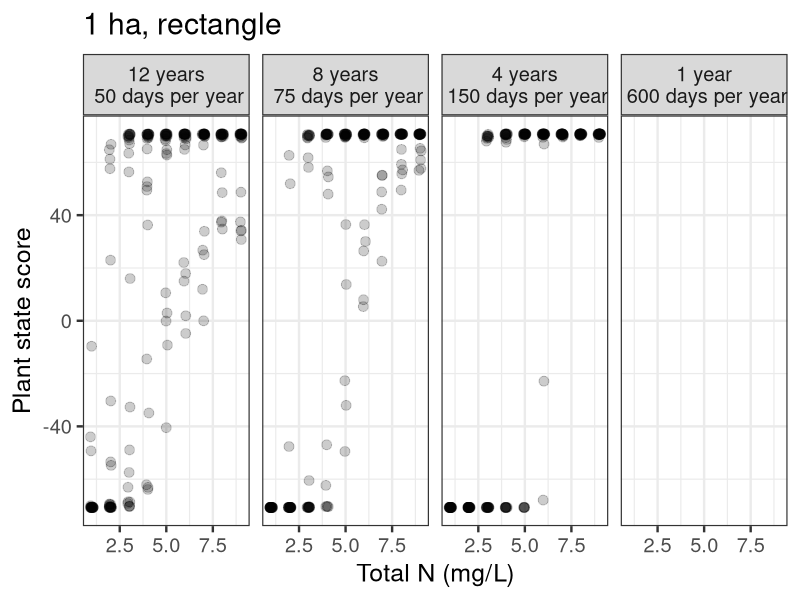
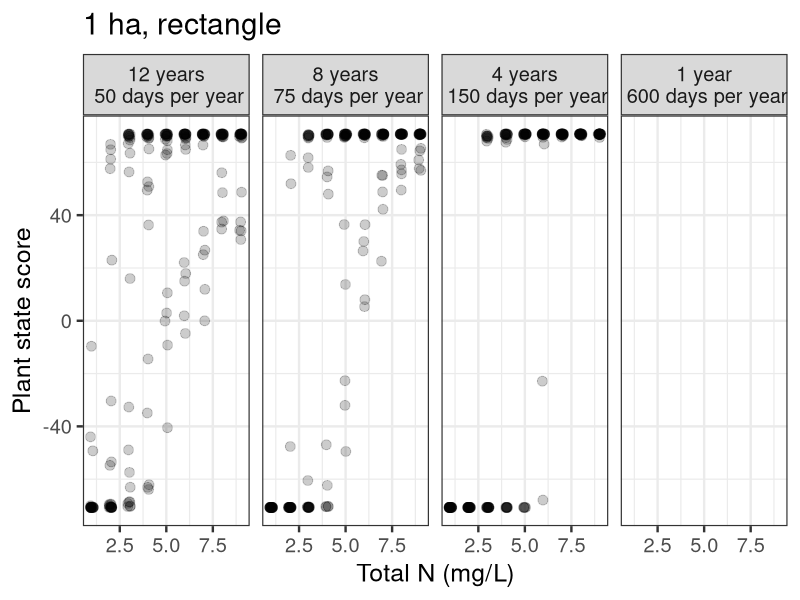

The R script that drew these images, in order:
library(ggplot2)
library(gridExtra)

###############
# Import data #
###############
data <- read.csv("output_growing_season.csv")

head(data)
nrow(data)


# Set ap altern. measures of FP&SAV for 600 day growing season  
# data$FP_final[data$years==1] <- data$FP_end_yr01[data$years==1]
# data$FP_final[data$years!=1] <- data$FP_end_yr04[data$years!=1]

# data$SAV_final[data$years==1] <- data$SAV_end_yr01[data$years==1]
# data$SAV_final[data$years!=1] <- data$SAV_end_yr04[data$years!=1]


###############################################
# Calculate "state_score" for each simulation #
# Range (-70.7, 70.7)                         #
# (-) score: more SAV                         #
# (+) score: more FP                          #
###############################################
# I could also use this (avg cover in the final year)
data$state_score <- (data$FP_end_yr04 - data$SAV_end_yr04) / sqrt(2)

# change "data$days" to a factor with different levels 
data$days_factor <- as.factor(data$days)
levels(data$days_factor) <- c("12 years\n 50 days per year","8 years\n 75 days per year",
                              "4 years\n 150 days per year","1 year\n 600 days per year")

# Plot 
SAV_FP_plot <- ggplot(data, aes(x=TOTALN,y=state_score))
SAV_FP_plot <- SAV_FP_plot + scale_colour_grey()
SAV_FP_plot <- SAV_FP_plot + geom_point(alpha=0.2,size=3, position=position_jitter(w=0.075))                                 
SAV_FP_plot <- SAV_FP_plot + facet_grid(. ~ days_factor)
SAV_FP_plot <- SAV_FP_plot + xlab("Total N (mg/L)")
SAV_FP_plot <- SAV_FP_plot + ylab(expression(paste("Plant state score")))
SAV_FP_plot <- SAV_FP_plot + theme_bw(base_size=18)
SAV_FP_plot <- SAV_FP_plot + ggtitle("1 ha, rectangle")
SAV_FP_plot

ggsave(file="output_growing_season_state_score.jpg",SAV_FP_plot, height=4,width=12)
